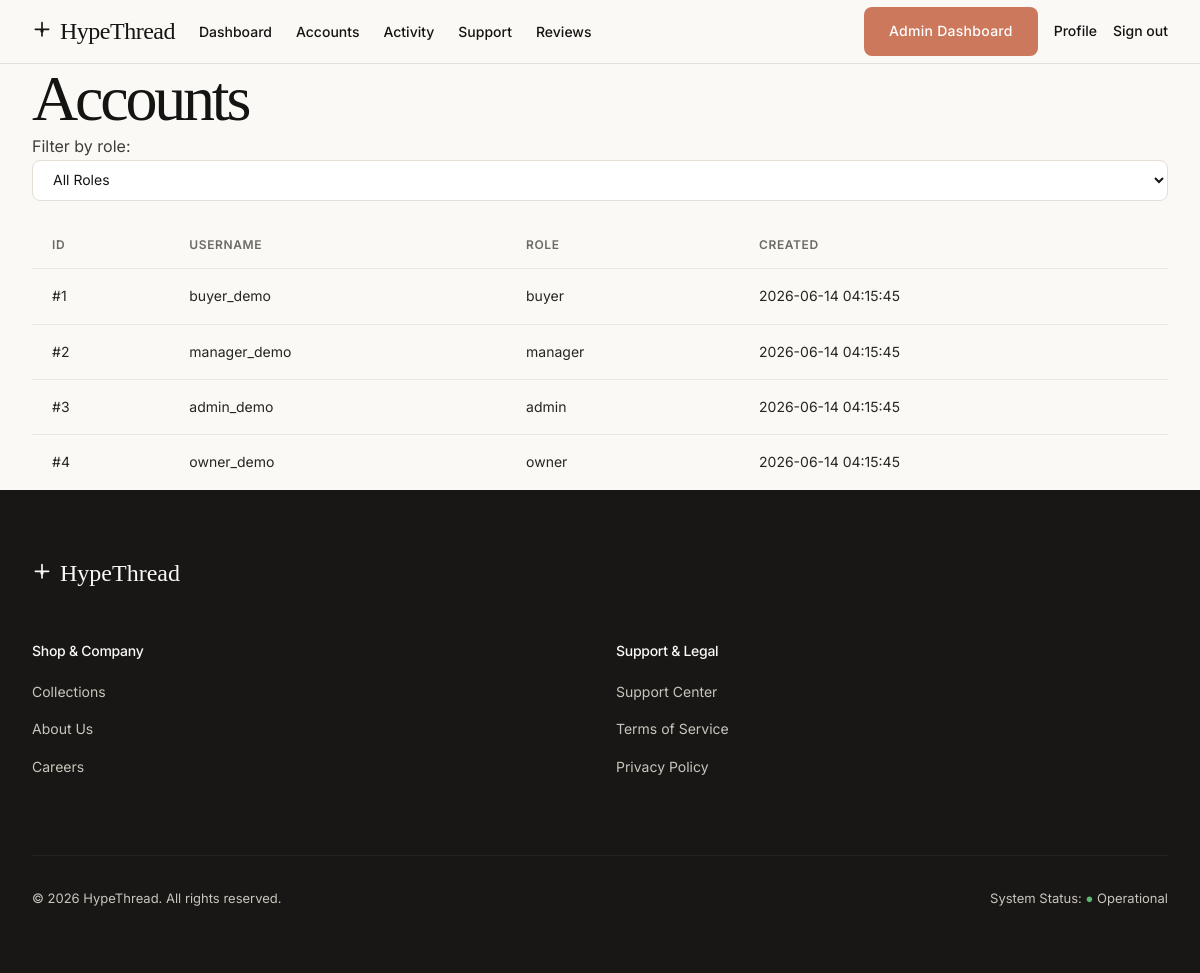
The app's page /admin/accounts.php (signed in) with its own data.
### tables this page shows
CREATE TABLE IF NOT EXISTS users (
    id INT UNSIGNED AUTO_INCREMENT PRIMARY KEY,
    username VARCHAR(50) NOT NULL UNIQUE,
    email VARCHAR(100) NOT NULL UNIQUE,
    password VARCHAR(255) NOT NULL,
    role ENUM('buyer','manager','admin','owner') NOT NULL DEFAULT 'buyer',
    full_name VARCHAR(100) DEFAULT NULL,
    address TEXT DEFAULT NULL,
    phone VARCHAR(20) DEFAULT NULL,
    is_active TINYINT(1) NOT NULL DEFAULT 1,
    reset_token VARCHAR(64) DEFAULT NULL,
    reset_expires DATETIME DEFAULT NULL,
    created_at TIMESTAMP NOT NULL DEFAULT CURRENT_TIMESTAMP,
    INDEX idx_users_role (role),
    INDEX idx_users_reset_token (reset_token)
);

### admin/accounts.php (the view, shortened to what this page needs)
<?php
include '../includes/header.php';
$query = "SELECT id, username, role, created_at FROM users";
$params = [];
$stmt = $pdo->prepare($query);
$stmt->execute($params);
$users = $stmt->fetchAll();
?>
<div class="container">
    <h1>Accounts</h1>
    <form method="GET" class="filter-form" style="margin-bottom:20px;">
        <label>Filter by role:</label>
        <select name="role" onchange="this.form.submit()">
            <option value="">All Roles</option>
        </select>
    </form>
    <table class="data-table">
        <thead>
            <tr><th>ID</th><th>Username</th><th>Role</th><th>Created</th></tr>
        </thead>
        <tbody>
            <?php foreach($users as $u): ?>
                <tr>
                    <td>#<?php echo $u['id']; ?></td>
                    <td><?php echo htmlspecialchars($u['username']); ?></td>
                    <td><?php echo $u['role']; ?></td>
                    <td><?php echo $u['created_at']; ?></td>
                </tr>
            <?php endforeach; ?>
        </tbody>
    </table>
</div>
<?php include '../includes/footer.php'; ?>

### assets/css/theme.css (style rules this page uses)
* { margin: 0; padding: 0; box-sizing: border-box; }
:root { --colors-primary: #cc785c; --colors-primary-active: #a9583e; --colors-primary-disabled: #e6dfd8; --colors-accent-teal: #5db8a6; --colors-accent-amber: #e8a55a; --colors-canvas: #faf9f5; --colors-surface-soft: #f5f0e8; --colors-surface-card: #efe9de; --colors-surface-cream-strong: #e8e0d2; --colors-surface-dark: #181715; --colors-surface-dark-elevated: #252320; --colors-surface-dark-soft: #1f1e1b; --colors-hairline: #e6dfd8; --colors-hairline-soft: #ebe6df; --colors-ink: #141413; --colors-body-strong: #252523; --colors-body: #3d3d3a; --colors-muted: #6c6a64; --colors-muted-soft: #8e8b82; --colors-on-primary: #ffffff; --colors-on-dark: #faf9f5; --colors-on-dark-soft: #c8c5bc; --colors-success: #5db872; --colors-warning: #d4a017; --colors-error: #c64545; --typography-display-font: 'Cormorant Garamond', 'EB Garamond', serif; --typography-body-font: 'Inter', sans-serif; --typography-code-font: 'JetBrains Mono', monospace; --spacing-xxs: 4px; --spacing-xs: 8px; --spacing-sm: 12px; --spacing-md: 16px; --spacing-lg: 24px; --spacing-xl: 32px; --spacing-xxl: 48px; --spacing-section: 96px; --rounded-xs: 4px; --rounded-sm: 6px; --rounded-md: 8px; --rounded-lg: 12px; --rounded-xl: 16px; --rounded-pill: 9999px; --rounded-full: 50%; --primary: var(--colors-primary); --primary-light: var(--colors-primary-active); --accent: var(--colors-primary); --bg-main: var(--colors-canvas); --bg-secondary: var(--colors-surface-card); --bg-sidebar: var(--colors-surface-dark); --text-main: var(--colors-ink); --text-muted: var(--colors-muted); --white: #ffffff; --border: var(--colors-hairline); --border-dark: var(--colors-surface-dark-elevated); --font-heading: var(--typography-display-font); --font-body: var(--typography-body-font); --radius-sm: var(--rounded-md); --radius-md: var(--rounded-lg); --radius-lg: var(--rounded-xl); --transition-fast: 0.15s cubic-bezier(0.4, 0, 0.2, 1); --transition-base: 0.25s cubic-bezier(0.4, 0, 0.2, 1); --shadow-sm: 0 1px 2px rgba(0, 0, 0, 0.05); --shadow-md: 0 4px 6px -1px rgba(0, 0, 0, 0.1), 0 2px 4px -1px rgba(0, 0, 0, 0.06); --shadow-lg: 0 10px 15px -3px rgba(0, 0, 0, 0.1), 0 4px 6px -2px rgba(0, 0, 0, 0.05); }
body { background-color: var(--colors-canvas); color: var(--colors-body); font-family: var(--typography-body-font); line-height: 1.6; -webkit-font-smoothing: antialiased; }
h1, h2, h3, h4, h5, h6 { font-family: var(--typography-display-font); color: var(--colors-ink); font-weight: 400; letter-spacing: -0.02em; }
h1 { letter-spacing: -0.05em; font-size: 64px; line-height: 1.1; }
.container { max-width: 1200px; margin: 0 auto; padding: 0 2rem; }
input[type="text"], input[type="email"], input[type="password"], input[type="number"], input[type="date"], select, textarea { width: 100%; padding: 10px 16px; border: 1px solid var(--colors-hairline); border-radius: var(--rounded-md); background-color: #fff; font-family: var(--typography-body-font); font-size: 14px; color: var(--colors-ink); transition: all var(--transition-fast); }
.data-table { width: 100%; border-collapse: collapse; }
.data-table th { background: var(--colors-canvas); padding: 14px 20px; text-align: left; font-size: 12px; font-weight: 600; color: var(--colors-muted); text-transform: uppercase; letter-spacing: 0.05em; border-bottom: 1px solid var(--colors-hairline-soft); }
.data-table td { padding: 16px 20px; font-size: 14px; color: var(--colors-body-strong); border-bottom: 1px solid var(--colors-hairline-soft); }
.data-table tr:last-child td { border-bottom: none; }

### records on screen
users: id "1", username "buyer_demo", role "buyer", created_at "2026-06-14 04:15:45"
users: id "2", username "manager_demo", role "manager", created_at "2026-06-14 04:15:45"
users: id "3", username "admin_demo", role "admin", created_at "2026-06-14 04:15:45"
users: id "4", username "owner_demo", role "owner", created_at "2026-06-14 04:15:45"
